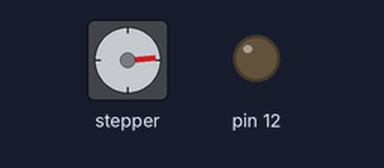
Bench run of a sketch on a simulated Arduino Uno, built with avr-gcc and run on an emulated ATmega328P. Shown: stepper motor, output pins drawn as LEDs (lit = HIGH). Stepper angles assume 42 steps per turn.

Above: at 0.15 s.
At 10.05 s:
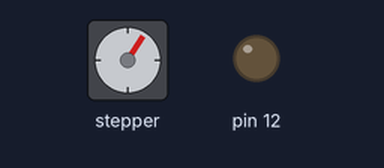
At 19.95 s:
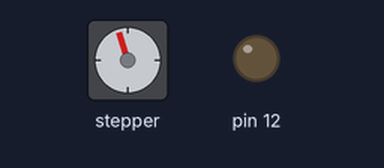
At 39.76 s:
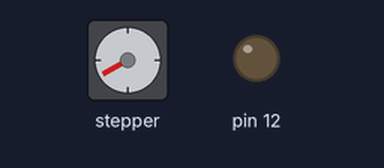
Timing chart, 0 to 40.0 s (numbered marks = the images above):
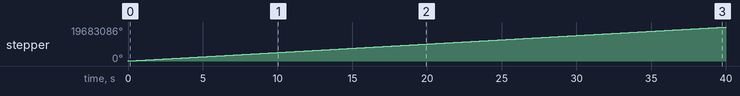

Measured:
- by itself, stepper: keeps turning clockwise at about 492084°/s

The sketch:

RunHome.ino
```cpp
#include <Stepper.h>

const float STEPS_PER_REV = 42;
const float GEAR_RED = 64;
const float STEPS_PER_OUT_REV = STEPS_PER_REV * GEAR_RED;
int StepsRequired;
int dir = 12;
Stepper steppermotor1(STEPS_PER_REV,3,4);
int stepsToDo = 15000;

unsigned long previousMotor1Time = millis();
long Motor1Interval = 1;

unsigned long previousMotor2Time = millis();
long Motor2Interval = 10;

void setup() {
  // put your setup code here, to run once:
  pinMode(2,INPUT);
  pinMode(12,OUTPUT);
  //stepperHome(steppermotor1);
}

void loop() {
  // put your main code here, to run repeatedly:
   bool homeSensor = false;
  int cnt = 10000;
  while(!homeSensor){
    steppermotor1.step(10);
    cnt --;
    if(cnt == 0)
      homeSensor = true;
  }
}

void stepperHome(Stepper steppermotor){
  bool homeSensor = false;
  int cnt = 10000;
  while(!homeSensor){
    steppermotor.step(10);
    cnt --;
    if(cnt == 0)
      homeSensor = true;
  }
}
```
